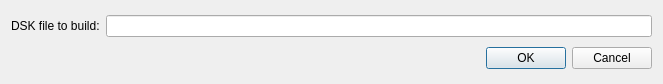
<?xml version="1.0" encoding="UTF-8"?>
<ui version="4.0">
 <class>dlg_build_options</class>
 <widget class="QDialog" name="dlg_build_options">
  <property name="geometry">
   <rect>
    <x>0</x>
    <y>0</y>
    <width>663</width>
    <height>84</height>
   </rect>
  </property>
  <property name="windowTitle">
   <string>Build Options</string>
  </property>
  <layout class="QGridLayout" name="gridLayout">
   <item row="1" column="2">
    <widget class="QDialogButtonBox" name="buttonBox">
     <property name="orientation">
      <enum>Qt::Horizontal</enum>
     </property>
     <property name="standardButtons">
      <set>QDialogButtonBox::Cancel|QDialogButtonBox::Ok</set>
     </property>
    </widget>
   </item>
   <item row="0" column="0">
    <widget class="QLabel" name="label">
     <property name="text">
      <string>DSK file to build:</string>
     </property>
    </widget>
   </item>
   <item row="0" column="1" colspan="2">
    <widget class="QLineEdit" name="dlg_build_filename"/>
   </item>
  </layout>
 </widget>
 <resources/>
 <connections>
  <connection>
   <sender>buttonBox</sender>
   <signal>accepted()</signal>
   <receiver>dlg_build_options</receiver>
   <slot>accept()</slot>
   <hints>
    <hint type="sourcelabel">
     <x>248</x>
     <y>254</y>
    </hint>
    <hint type="destinationlabel">
     <x>157</x>
     <y>274</y>
    </hint>
   </hints>
  </connection>
  <connection>
   <sender>buttonBox</sender>
   <signal>rejected()</signal>
   <receiver>dlg_build_options</receiver>
   <slot>reject()</slot>
   <hints>
    <hint type="sourcelabel">
     <x>316</x>
     <y>260</y>
    </hint>
    <hint type="destinationlabel">
     <x>286</x>
     <y>274</y>
    </hint>
   </hints>
  </connection>
 </connections>
</ui>
